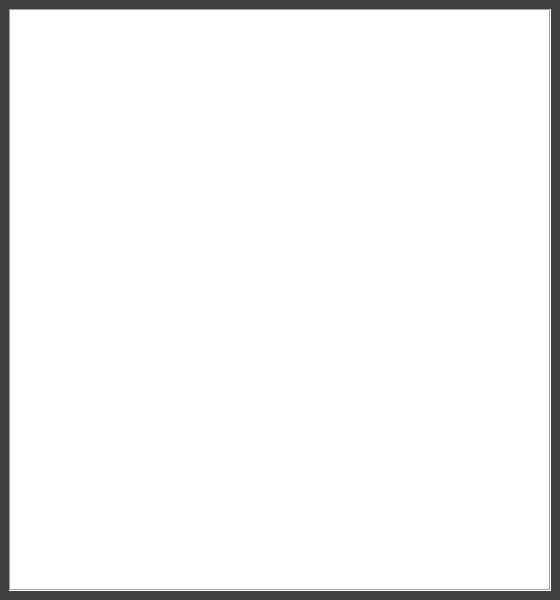
<?xml version="1.0" encoding="UTF-8"?>
<ui version="4.0">
 <class>MainWindow</class>
 <widget class="QMainWindow" name="MainWindow">
  <property name="geometry">
   <rect>
    <x>0</x>
    <y>0</y>
    <width>560</width>
    <height>600</height>
   </rect>
  </property>
  <property name="windowTitle">
   <string>Profil</string>
  </property>
  <property name="styleSheet">
   <string notr="true">QMainWindow { color:white; background-color:rgb(64,64,64)}</string>
  </property>
  <widget class="QWidget" name="centralwidget">
   <layout class="QVBoxLayout" name="verticalLayout">
    <item>
     <widget class="PlotWidget" name="profil_view">
      <property name="frameShape">
       <enum>QFrame::Shape::Box</enum>
      </property>
     </widget>
    </item>
   </layout>
  </widget>
 </widget>
 <customwidgets>
  <customwidget>
   <class>PlotWidget</class>
   <extends>QGraphicsView</extends>
   <header>pyqtgraph</header>
  </customwidget>
 </customwidgets>
 <resources/>
 <connections/>
</ui>
